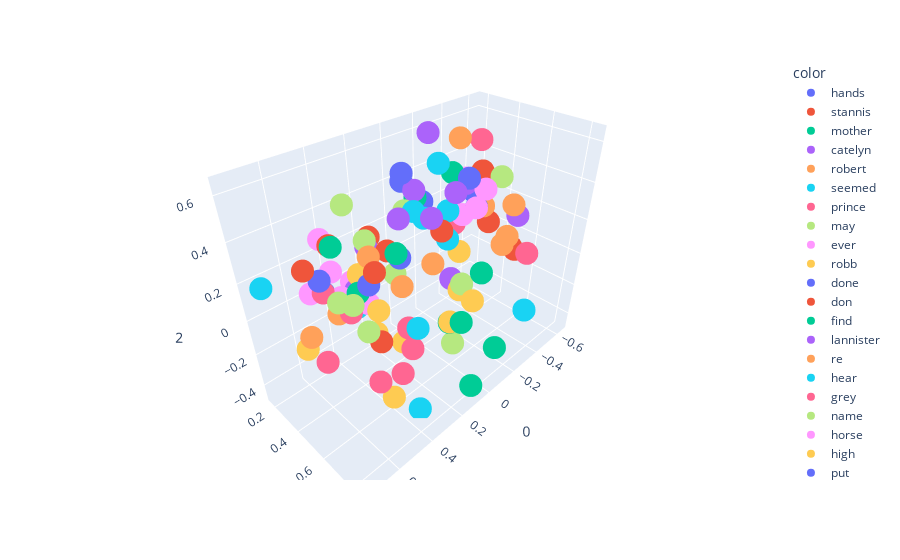

Notebook code for this chart:
### Code cell
import plotly.express as px
fig = px.scatter_3d(X[200:300],x=0,y=1,z=2, color=y[200:300])
fig.show()

### Figure 1 — Plotly figure (JSON) as saved in the notebook; plotly's stock layout.template omitted (floating-point values rounded to 4 significant figures)
{"data": [{"hovertemplate": "color=hands<br>0=%{x}<br>1=%{y}<br>2=%{z}<extra></extra>", "legendgroup": "hands", "marker": {"color": "#636efa", "symbol": "circle"}, "mode": "markers", "name": "hands", "scene": "scene", "showlegend": true, "type": "scatter3d", "x": [-0.2733], "y": [0.4435], "z": [0.4173]}, {"hovertemplate": "color=stannis<br>0=%{x}<br>1=%{y}<br>2=%{z}<extra></extra>", "legendgroup": "stannis", "marker": {"color": "#EF553B", "symbol": "circle"}, "mode": "markers", "name": "stannis", "scene": "scene", "showlegend": true, "type": "scatter3d", "x": [0.4224], "y": [0.5807], "z": [-0.07534]}, {"hovertemplate": "color=mother<br>0=%{x}<br>1=%{y}<br>2=%{z}<extra></extra>", "legendgroup": "mother", "marker": {"color": "#00cc96", "symbol": "circle"}, "mode": "markers", "name": "mother", "scene": "scene", "showlegend": true, "type": "scatter3d", "x": [0.4571], "y": [0.4924], "z": [0.161]}, {"hovertemplate": "color=catelyn<br>0=%{x}<br>1=%{y}<br>2=%{z}<extra></extra>", "legendgroup": "catelyn", "marker": {"color": "#ab63fa", "symbol": "circle"}, "mode": "markers", "name": "catelyn", "scene": "scene", "showlegend": true, "type": "scatter3d", "x": [0.2612], "y": [0.3074], "z": [0.214]}, {"hovertemplate": "color=robert<br>0=%{x}<br>1=%{y}<br>2=%{z}<extra></extra>", "legendgroup": "robert", "marker": {"color": "#FFA15A", "symbol": "circle"}, "mode": "markers", "name": "robert", "scene": "scene", "showlegend": true, "type": "scatter3d", "x": [0.5338], "y": [0.4498], "z": [0.06985]}, {"hovertemplate": "color=seemed<br>0=%{x}<br>1=%{y}<br>2=%{z}<extra></extra>", "legendgroup": "seemed", "marker": {"color": "#19d3f3", "symbol": "circle"}, "mode": "markers", "name": "seemed", "scene": "scene", "showlegend": true, "type": "scatter3d", "x": [0.02824], "y": [0.4413], "z": [0.3215]}, {"hovertemplate": "color=prince<br>0=%{x}<br>1=%{y}<br>2=%{z}<extra></extra>", "legendgroup": "prince", "marker": {"color": "#FF6692", "symbol": "circle"}, "mode": "markers", "name": "prince", "scene": "scene", "showlegend": true, "type": "scatter3d", "x": [0.5557], "y": [0.386], "z": [0.1576]}, {"hovertemplate": "color=may<br>0=%{x}<br>1=%{y}<br>2=%{z}<extra></extra>", "legendgroup": "may", "marker": {"color": "#B6E880", "symbol": "circle"}, "mode": "markers", "name": "may", "scene": "scene", "showlegend": true, "type": "scatter3d", "x": [0.5388], "y": [0.4658], "z": [0.1408]}, {"hovertemplate": "color=ever<br>0=%{x}<br>1=%{y}<br>2=%{z}<extra></extra>", "legendgroup": "ever", "marker": {"color": "#FF97FF", "symbol": "circle"}, "mode": "markers", "name": "ever", "scene": "scene", "showlegend": true, "type": "scatter3d", "x": [0.4217], "y": [0.5088], "z": [0.09533]}, {"hovertemplate": "color=robb<br>0=%{x}<br>1=%{y}<br>2=%{z}<extra></extra>", "legendgroup": "robb", "marker": {"color": "#FECB52", "symbol": "circle"}, "mode": "markers", "name": "robb", "scene": "scene", "showlegend": true, "type": "scatter3d", "x": [0.4091], "y": [0.4394], "z": [0.204]}, {"hovertemplate": "color=done<br>0=%{x}<br>1=%{y}<br>2=%{z}<extra></extra>", "legendgroup": "done", "marker": {"color": "#636efa", "symbol": "circle"}, "mode": "markers", "name": "done", "scene": "scene", "showlegend": true, "type": "scatter3d", "x": [0.4781], "y": [0.5978], "z": [0.2699]}, {"hovertemplate": "color=don<br>0=%{x}<br>1=%{y}<br>2=%{z}<extra></extra>", "legendgroup": "don", "marker": {"color": "#EF553B", "symbol": "circle"}, "mode": "markers", "name": "don", "scene": "scene", "showlegend": true, "type": "scatter3d", "x": [0.4858], "y": [0.3576], "z": [0.3445]}, {"hovertemplate": "color=find<br>0=%{x}<br>1=%{y}<br>2=%{z}<extra></extra>", "legendgroup": "find", "marker": {"color": "#00cc96", "symbol": "circle"}, "mode": "markers", "name": "find", "scene": "scene", "showlegend": true, "type": "scatter3d", "x": [0.3755], "y": [0.6471], "z": [0.3899]}, {"hovertemplate": "color=lannister<br>0=%{x}<br>1=%{y}<br>2=%{z}<extra></extra>", "legendgroup": "lannister", "marker": {"color": "#ab63fa", "symbol": "circle"}, "mode": "markers", "name": "lannister", "scene": "scene", "showlegend": true, "type": "scatter3d", "x": [0.401], "y": [0.3982], "z": [0.09512]}, {"hovertemplate": "color=re<br>0=%{x}<br>1=%{y}<br>2=%{z}<extra></extra>", "legendgroup": "re", "marker": {"color": "#FFA15A", "symbol": "circle"}, "mode": "markers", "name": "re", "scene": "scene", "showlegend": true, "type": "scatter3d", "x": [0.3639], "y": [0.457], "z": [0.2791]}, {"hovertemplate": "color=hear<br>0=%{x}<br>1=%{y}<br>2=%{z}<extra></extra>", "legendgroup": "hear", "marker": {"color": "#19d3f3", "symbol": "circle"}, "mode": "markers", "name": "hear", "scene": "scene", "showlegend": true, "type": "scatter3d", "x": [0.1666], "y": [0.5233], "z": [0.4406]}, {"hovertemplate": "color=grey<br>0=%{x}<br>1=%{y}<br>2=%{z}<extra></extra>", "legendgroup": "grey", "marker": {"color": "#FF6692", "symbol": "circle"}, "mode": "markers", "name": "grey", "scene": "scene", "showlegend": true, "type": "scatter3d", "x": [-0.4373], "y": [0.2094], "z": [0.01008]}, {"hovertemplate": "color=name<br>0=%{x}<br>1=%{y}<br>2=%{z}<extra></extra>", "legendgroup": "name", "marker": {"color": "#B6E880", "symbol": "circle"}, "mode": "markers", "name": "name", "scene": "scene", "showlegend": true, "type": "scatter3d", "x": [0.5616], "y": [0.6003], "z": [0.2187]}, {"hovertemplate": "color=horse<br>0=%{x}<br>1=%{y}<br>2=%{z}<extra></extra>", "legendgroup": "horse", "marker": {"color": "#FF97FF", "symbol": "circle"}, "mode": "markers", "name": "horse", "scene": "scene", "showlegend": true, "type": "scatter3d", "x": [-0.3311], "y": [0.5003], "z": [0.3604]}, {"hovertemplate": "color=high<br>0=%{x}<br>1=%{y}<br>2=%{z}<extra></extra>", "legendgroup": "high", "marker": {"color": "#FECB52", "symbol": "circle"}, "mode": "markers", "name": "high", "scene": "scene", "showlegend": true, "type": "scatter3d", "x": [-0.2118], "y": [0.4617], "z": [-0.2008]}, {"hovertemplate": "color=put<br>0=%{x}<br>1=%{y}<br>2=%{z}<extra></extra>", "legendgroup": "put", "marker": {"color": "#636efa", "symbol": "circle"}, "mode": "markers", "name": "put", "scene": "scene", "showlegend": true, "type": "scatter3d", "x": [0.2132], "y": [0.5083], "z": [0.6193]}, {"hovertemplate": "color=stone<br>0=%{x}<br>1=%{y}<br>2=%{z}<extra></extra>", "legendgroup": "stone", "marker": {"color": "#EF553B", "symbol": "circle"}, "mode": "markers", "name": "stone", "scene": "scene", "showlegend": true, "type": "scatter3d", "x": [-0.6405], "y": [0.4927], "z": [-0.1265]}, {"hovertemplate": "color=wine<br>0=%{x}<br>1=%{y}<br>2=%{z}<extra></extra>", "legendgroup": "wine", "marker": {"color": "#00cc96", "symbol": "circle"}, "mode": "markers", "name": "wine", "scene": "scene", "showlegend": true, "type": "scatter3d", "x": [-0.06148], "y": [0.2918], "z": [0.3381]}, {"hovertemplate": "color=hard<br>0=%{x}<br>1=%{y}<br>2=%{z}<extra></extra>", "legendgroup": "hard", "marker": {"color": "#ab63fa", "symbol": "circle"}, "mode": "markers", "name": "hard", "scene": "scene", "showlegend": true, "type": "scatter3d", "x": [-0.3289], "y": [0.3797], "z": [0.3503]}, {"hovertemplate": "color=water<br>0=%{x}<br>1=%{y}<br>2=%{z}<extra></extra>", "legendgroup": "water", "marker": {"color": "#FFA15A", "symbol": "circle"}, "mode": "markers", "name": "water", "scene": "scene", "showlegend": true, "type": "scatter3d", "x": [-0.5435], "y": [0.5241], "z": [0.2052]}, {"hovertemplate": "color=upon<br>0=%{x}<br>1=%{y}<br>2=%{z}<extra></extra>", "legendgroup": "upon", "marker": {"color": "#19d3f3", "symbol": "circle"}, "mode": "markers", "name": "upon", "scene": "scene", "showlegend": true, "type": "scatter3d", "x": [-0.1301], "y": [0.4443], "z": [0.144]}, {"hovertemplate": "color=fire<br>0=%{x}<br>1=%{y}<br>2=%{z}<extra></extra>", "legendgroup": "fire", "marker": {"color": "#FF6692", "symbol": "circle"}, "mode": "markers", "name": "fire", "scene": "scene", "showlegend": true, "type": "scatter3d", "x": [-0.4699], "y": [0.684], "z": [0.01465]}, {"hovertemplate": "color=iron<br>0=%{x}<br>1=%{y}<br>2=%{z}<extra></extra>", "legendgroup": "iron", "marker": {"color": "#B6E880", "symbol": "circle"}, "mode": "markers", "name": "iron", "scene": "scene", "showlegend": true, "type": "scatter3d", "x": [-0.2019], "y": [0.4854], "z": [-0.1442]}, {"hovertemplate": "color=until<br>0=%{x}<br>1=%{y}<br>2=%{z}<extra></extra>", "legendgroup": "until", "marker": {"color": "#FF97FF", "symbol": "circle"}, "mode": "markers", "name": "until", "scene": "scene", "showlegend": true, "type": "scatter3d", "x": [-0.1263], "y": [0.615], "z": [0.3809]}, {"hovertemplate": "color=these<br>0=%{x}<br>1=%{y}<br>2=%{z}<extra></extra>", "legendgroup": "these", "marker": {"color": "#FECB52", "symbol": "circle"}, "mode": "markers", "name": "these", "scene": "scene", "showlegend": true, "type": "scatter3d", "x": [0.4204], "y": [0.6424], "z": [-0.3814]}, {"hovertemplate": "color=voice<br>0=%{x}<br>1=%{y}<br>2=%{z}<extra></extra>", "legendgroup": "voice", "marker": {"color": "#636efa", "symbol": "circle"}, "mode": "markers", "name": "voice", "scene": "scene", "showlegend": true, "type": "scatter3d", "x": [0.007279], "y": [0.2731], "z": [0.4379]}, {"hovertemplate": "color=gone<br>0=%{x}<br>1=%{y}<br>2=%{z}<extra></extra>", "legendgroup": "gone", "marker": {"color": "#EF553B", "symbol": "circle"}, "mode": "markers", "name": "gone", "scene": "scene", "showlegend": true, "type": "scatter3d", "x": [0.02932], "y": [0.5552], "z": [0.3033]}, {"hovertemplate": "color=give<br>0=%{x}<br>1=%{y}<br>2=%{z}<extra></extra>", "legendgroup": "give", "marker": {"color": "#00cc96", "symbol": "circle"}, "mode": "markers", "name": "give", "scene": "scene", "showlegend": true, "type": "scatter3d", "x": [0.5607], "y": [0.4932], "z": [0.4323]}, {"hovertemplate": "color=sam<br>0=%{x}<br>1=%{y}<br>2=%{z}<extra></extra>", "legendgroup": "sam", "marker": {"color": "#ab63fa", "symbol": "circle"}, "mode": "markers", "name": "sam", "scene": "scene", "showlegend": true, "type": "scatter3d", "x": [-0.0102], "y": [0.3393], "z": [0.4099]}, {"hovertemplate": "color=seen<br>0=%{x}<br>1=%{y}<br>2=%{z}<extra></extra>", "legendgroup": "seen", "marker": {"color": "#FFA15A", "symbol": "circle"}, "mode": "markers", "name": "seen", "scene": "scene", "showlegend": true, "type": "scatter3d", "x": [0.1305], "y": [0.6012], "z": [0.2015]}, {"hovertemplate": "color=better<br>0=%{x}<br>1=%{y}<br>2=%{z}<extra></extra>", "legendgroup": "better", "marker": {"color": "#19d3f3", "symbol": "circle"}, "mode": "markers", "name": "better", "scene": "scene", "showlegend": true, "type": "scatter3d", "x": [0.4609], "y": [0.4826], "z": [0.0814]}, {"hovertemplate": "color=shall<br>0=%{x}<br>1=%{y}<br>2=%{z}<extra></extra>", "legendgroup": "shall", "marker": {"color": "#FF6692", "symbol": "circle"}, "mode": "markers", "name": "shall", "scene": "scene", "showlegend": true, "type": "scatter3d", "x": [0.5178], "y": [0.5176], "z": [0.1066]}, {"hovertemplate": "color=ned<br>0=%{x}<br>1=%{y}<br>2=%{z}<extra></extra>", "legendgroup": "ned", "marker": {"color": "#B6E880", "symbol": "circle"}, "mode": "markers", "name": "ned", "scene": "scene", "showlegend": true, "type": "scatter3d", "x": [0.3004], "y": [0.353], "z": [0.2839]}, {"hovertemplate": "color=always<br>0=%{x}<br>1=%{y}<br>2=%{z}<extra></extra>", "legendgroup": "always", "marker": {"color": "#FF97FF", "symbol": "circle"}, "mode": "markers", "name": "always", "scene": "scene", "showlegend": true, "type": "scatter3d", "x": [0.4957], "y": [0.4213], "z": [0.1201]}, {"hovertemplate": "color=years<br>0=%{x}<br>1=%{y}<br>2=%{z}<extra></extra>", "legendgroup": "years", "marker": {"color": "#FECB52", "symbol": "circle"}, "mode": "markers", "name": "years", "scene": "scene", "showlegend": true, "type": "scatter3d", "x": [0.3054], "y": [0.5914], "z": [-0.1468]}, {"hovertemplate": "color=between<br>0=%{x}<br>1=%{y}<br>2=%{z}<extra></extra>", "legendgroup": "between", "marker": {"color": "#636efa", "symbol": "circle"}, "mode": "markers", "name": "between", "scene": "scene", "showlegend": true, "type": "scatter3d", "x": [-0.4168], "y": [0.3574], "z": [0.2672]}, {"hovertemplate": "color=dark<br>0=%{x}<br>1=%{y}<br>2=%{z}<extra></extra>", "legendgroup": "dark", "marker": {"color": "#EF553B", "symbol": "circle"}, "mode": "markers", "name": "dark", "scene": "scene", "showlegend": true, "type": "scatter3d", "x": [-0.5204], "y": [0.3855], "z": [0.05881]}, {"hovertemplate": "color=place<br>0=%{x}<br>1=%{y}<br>2=%{z}<extra></extra>", "legendgroup": "place", "marker": {"color": "#00cc96", "symbol": "circle"}, "mode": "markers", "name": "place", "scene": "scene", "showlegend": true, "type": "scatter3d", "x": [0.1773], "y": [0.8159], "z": [0.02931]}, {"hovertemplate": "color=small<br>0=%{x}<br>1=%{y}<br>2=%{z}<extra></extra>", "legendgroup": "small", "marker": {"color": "#ab63fa", "symbol": "circle"}, "mode": "markers", "name": "small", "scene": "scene", "showlegend": true, "type": "scatter3d", "x": [-0.2412], "y": [0.3733], "z": [-0.1872]}, {"hovertemplate": "color=cold<br>0=%{x}<br>1=%{y}<br>2=%{z}<extra></extra>", "legendgroup": "cold", "marker": {"color": "#FFA15A", "symbol": "circle"}, "mode": "markers", "name": "cold", "scene": "scene", "showlegend": true, "type": "scatter3d", "x": [-0.3553], "y": [0.4736], "z": [0.2514]}, {"hovertemplate": "color=winterfell<br>0=%{x}<br>1=%{y}<br>2=%{z}<extra></extra>", "legendgroup": "winterfell", "marker": {"color": "#19d3f3", "symbol": "circle"}, "mode": "markers", "name": "winterfell", "scene": "scene", "showlegend": true, "type": "scatter3d", "x": [0.3101], "y": [0.6917], "z": [0.001419]}, {"hovertemplate": "color=most<br>0=%{x}<br>1=%{y}<br>2=%{z}<extra></extra>", "legendgroup": "most", "marker": {"color": "#FF6692", "symbol": "circle"}, "mode": "markers", "name": "most", "scene": "scene", "showlegend": true, "type": "scatter3d", "x": [0.4378], "y": [0.5732], "z": [-0.3207]}, {"hovertemplate": "color=hundred<br>0=%{x}<br>1=%{y}<br>2=%{z}<extra></extra>", "legendgroup": "hundred", "marker": {"color": "#B6E880", "symbol": "circle"}, "mode": "markers", "name": "hundred", "scene": "scene", "showlegend": true, "type": "scatter3d", "x": [-0.02834], "y": [0.5908], "z": [-0.3767]}, {"hovertemplate": "color=stood<br>0=%{x}<br>1=%{y}<br>2=%{z}<extra></extra>", "legendgroup": "stood", "marker": {"color": "#FF97FF", "symbol": "circle"}, "mode": "markers", "name": "stood", "scene": "scene", "showlegend": true, "type": "scatter3d", "x": [-0.2905], "y": [0.3941], "z": [0.1965]}, {"hovertemplate": "color=end<br>0=%{x}<br>1=%{y}<br>2=%{z}<extra></extra>", "legendgroup": "end", "marker": {"color": "#FECB52", "symbol": "circle"}, "mode": "markers", "name": "end", "scene": "scene", "showlegend": true, "type": "scatter3d", "x": [0.07107], "y": [0.7836], "z": [0.06707]}, {"hovertemplate": "color=sister<br>0=%{x}<br>1=%{y}<br>2=%{z}<extra></extra>", "legendgroup": "sister", "marker": {"color": "#636efa", "symbol": "circle"}, "mode": "markers", "name": "sister", "scene": "scene", "showlegend": true, "type": "scatter3d", "x": [0.5866], "y": [0.4217], "z": [0.2533]}, {"hovertemplate": "color=words<br>0=%{x}<br>1=%{y}<br>2=%{z}<extra></extra>", "legendgroup": "words", "marker": {"color": "#EF553B", "symbol": "circle"}, "mode": "markers", "name": "words", "scene": "scene", "showlegend": true, "type": "scatter3d", "x": [0.2814], "y": [0.4792], "z": [0.2811]}, {"hovertemplate": "color=sea<br>0=%{x}<br>1=%{y}<br>2=%{z}<extra></extra>", "legendgroup": "sea", "marker": {"color": "#00cc96", "symbol": "circle"}, "mode": "markers", "name": "sea", "scene": "scene", "showlegend": true, "type": "scatter3d", "x": [-0.1015], "y": [0.8021], "z": [-0.3152]}, {"hovertemplate": "color=right<br>0=%{x}<br>1=%{y}<br>2=%{z}<extra></extra>", "legendgroup": "right", "marker": {"color": "#ab63fa", "symbol": "circle"}, "mode": "markers", "name": "right", "scene": "scene", "showlegend": true, "type": "scatter3d", "x": [-0.08215], "y": [0.5311], "z": [0.4411]}, {"hovertemplate": "color=nothing<br>0=%{x}<br>1=%{y}<br>2=%{z}<extra></extra>", "legendgroup": "nothing", "marker": {"color": "#FFA15A", "symbol": "circle"}, "mode": "markers", "name": "nothing", "scene": "scene", "showlegend": true, "type": "scatter3d", "x": [0.2498], "y": [0.5309], "z": [0.1046]}, {"hovertemplate": "color=walls<br>0=%{x}<br>1=%{y}<br>2=%{z}<extra></extra>", "legendgroup": "walls", "marker": {"color": "#19d3f3", "symbol": "circle"}, "mode": "markers", "name": "walls", "scene": "scene", "showlegend": true, "type": "scatter3d", "x": [-0.4296], "y": [0.7387], "z": [-0.3057]}, {"hovertemplate": "color=fingers<br>0=%{x}<br>1=%{y}<br>2=%{z}<extra></extra>", "legendgroup": "fingers", "marker": {"color": "#FF6692", "symbol": "circle"}, "mode": "markers", "name": "fingers", "scene": "scene", "showlegend": true, "type": "scatter3d", "x": [-0.4642], "y": [0.3497], "z": [0.5291]}, {"hovertemplate": "color=same<br>0=%{x}<br>1=%{y}<br>2=%{z}<extra></extra>", "legendgroup": "same", "marker": {"color": "#B6E880", "symbol": "circle"}, "mode": "markers", "name": "same", "scene": "scene", "showlegend": true, "type": "scatter3d", "x": [0.2475], "y": [0.4843], "z": [0.1485]}, {"hovertemplate": "color=cloak<br>0=%{x}<br>1=%{y}<br>2=%{z}<extra></extra>", "legendgroup": "cloak", "marker": {"color": "#FF97FF", "symbol": "circle"}, "mode": "markers", "name": "cloak", "scene": "scene", "showlegend": true, "type": "scatter3d", "x": [-0.4031], "y": [0.3143], "z": [0.3333]}, {"hovertemplate": "color=house<br>0=%{x}<br>1=%{y}<br>2=%{z}<extra></extra>", "legendgroup": "house", "marker": {"color": "#FECB52", "symbol": "circle"}, "mode": "markers", "name": "house", "scene": "scene", "showlegend": true, "type": "scatter3d", "x": [0.3128], "y": [0.4079], "z": [-0.2061]}, {"hovertemplate": "color=young<br>0=%{x}<br>1=%{y}<br>2=%{z}<extra></extra>", "legendgroup": "young", "marker": {"color": "#636efa", "symbol": "circle"}, "mode": "markers", "name": "young", "scene": "scene", "showlegend": true, "type": "scatter3d", "x": [0.4693], "y": [0.2419], "z": [0.03174]}, {"hovertemplate": "color=does<br>0=%{x}<br>1=%{y}<br>2=%{z}<extra></extra>", "legendgroup": "does", "marker": {"color": "#EF553B", "symbol": "circle"}, "mode": "markers", "name": "does", "scene": "scene", "showlegend": true, "type": "scatter3d", "x": [0.6252], "y": [0.3756], "z": [0.2982]}, {"hovertemplate": "color=beside<br>0=%{x}<br>1=%{y}<br>2=%{z}<extra></extra>", "legendgroup": "beside", "marker": {"color": "#00cc96", "symbol": "circle"}, "mode": "markers", "name": "beside", "scene": "scene", "showlegend": true, "type": "scatter3d", "x": [-0.2604], "y": [0.3464], "z": [0.4189]}, {"hovertemplate": "color=get<br>0=%{x}<br>1=%{y}<br>2=%{z}<extra></extra>", "legendgroup": "get", "marker": {"color": "#ab63fa", "symbol": "circle"}, "mode": "markers", "name": "get", "scene": "scene", "showlegend": true, "type": "scatter3d", "x": [0.1958], "y": [0.6566], "z": [0.4736]}, {"hovertemplate": "color=mouth<br>0=%{x}<br>1=%{y}<br>2=%{z}<extra></extra>", "legendgroup": "mouth", "marker": {"color": "#FFA15A", "symbol": "circle"}, "mode": "markers", "name": "mouth", "scene": "scene", "showlegend": true, "type": "scatter3d", "x": [-0.3173], "y": [0.3379], "z": [0.5735]}, {"hovertemplate": "color=seven<br>0=%{x}<br>1=%{y}<br>2=%{z}<extra></extra>", "legendgroup": "seven", "marker": {"color": "#19d3f3", "symbol": "circle"}, "mode": "markers", "name": "seven", "scene": "scene", "showlegend": true, "type": "scatter3d", "x": [0.3314], "y": [0.7206], "z": [-0.472]}, {"hovertemplate": "color=watch<br>0=%{x}<br>1=%{y}<br>2=%{z}<extra></extra>", "legendgroup": "watch", "marker": {"color": "#FF6692", "symbol": "circle"}, "mode": "markers", "name": "watch", "scene": "scene", "showlegend": true, "type": "scatter3d", "x": [0.3125], "y": [0.6352], "z": [-0.03038]}, {"hovertemplate": "color=door<br>0=%{x}<br>1=%{y}<br>2=%{z}<extra></extra>", "legendgroup": "door", "marker": {"color": "#B6E880", "symbol": "circle"}, "mode": "markers", "name": "door", "scene": "scene", "showlegend": true, "type": "scatter3d", "x": [-0.4233], "y": [0.5207], "z": [0.4011]}, {"hovertemplate": "color=joffrey<br>0=%{x}<br>1=%{y}<br>2=%{z}<extra></extra>", "legendgroup": "joffrey", "marker": {"color": "#FF97FF", "symbol": "circle"}, "mode": "markers", "name": "joffrey", "scene": "scene", "showlegend": true, "type": "scatter3d", "x": [0.5076], "y": [0.3855], "z": [0.239]}, {"hovertemplate": "color=green<br>0=%{x}<br>1=%{y}<br>2=%{z}<extra></extra>", "legendgroup": "green", "marker": {"color": "#FECB52", "symbol": "circle"}, "mode": "markers", "name": "green", "scene": "scene", "showlegend": true, "type": "scatter3d", "x": [-0.4363], "y": [0.2559], "z": [-0.1561]}, {"hovertemplate": "color=big<br>0=%{x}<br>1=%{y}<br>2=%{z}<extra></extra>", "legendgroup": "big", "marker": {"color": "#636efa", "symbol": "circle"}, "mode": "markers", "name": "big", "scene": "scene", "showlegend": true, "type": "scatter3d", "x": [-0.2331], "y": [0.161], "z": [0.2051]}, {"hovertemplate": "color=under<br>0=%{x}<br>1=%{y}<br>2=%{z}<extra></extra>", "legendgroup": "under", "marker": {"color": "#EF553B", "symbol": "circle"}, "mode": "markers", "name": "under", "scene": "scene", "showlegend": true, "type": "scatter3d", "x": [-0.5523], "y": [0.2994], "z": [0.3199]}, {"hovertemplate": "color=few<br>0=%{x}<br>1=%{y}<br>2=%{z}<extra></extra>", "legendgroup": "few", "marker": {"color": "#00cc96", "symbol": "circle"}, "mode": "markers", "name": "few", "scene": "scene", "showlegend": true, "type": "scatter3d", "x": [0.002979], "y": [0.5915], "z": [-0.2167]}, {"hovertemplate": "color=sent<br>0=%{x}<br>1=%{y}<br>2=%{z}<extra></extra>", "legendgroup": "sent", "marker": {"color": "#ab63fa", "symbol": "circle"}, "mode": "markers", "name": "sent", "scene": "scene", "showlegend": true, "type": "scatter3d", "x": [0.2545], "y": [0.5286], "z": [0.4433]}, {"hovertemplate": "color=perhaps<br>0=%{x}<br>1=%{y}<br>2=%{z}<extra></extra>", "legendgroup": "perhaps", "marker": {"color": "#FFA15A", "symbol": "circle"}, "mode": "markers", "name": "perhaps", "scene": "scene", "showlegend": true, "type": "scatter3d", "x": [0.7135], "y": [0.5228], "z": [0.1032]}, {"hovertemplate": "color=almost<br>0=%{x}<br>1=%{y}<br>2=%{z}<extra></extra>", "legendgroup": "almost", "marker": {"color": "#19d3f3", "symbol": "circle"}, "mode": "markers", "name": "almost", "scene": "scene", "showlegend": true, "type": "scatter3d", "x": [-0.1878], "y": [0.3206], "z": [0.4806]}, {"hovertemplate": "color=such<br>0=%{x}<br>1=%{y}<br>2=%{z}<extra></extra>", "legendgroup": "such", "marker": {"color": "#FF6692", "symbol": "circle"}, "mode": "markers", "name": "such", "scene": "scene", "showlegend": true, "type": "scatter3d", "x": [0.6289], "y": [0.4652], "z": [-0.1337]}, {"hovertemplate": "color=wanted<br>0=%{x}<br>1=%{y}<br>2=%{z}<extra></extra>", "legendgroup": "wanted", "marker": {"color": "#B6E880", "symbol": "circle"}, "mode": "markers", "name": "wanted", "scene": "scene", "showlegend": true, "type": "scatter3d", "x": [0.4742], "y": [0.4681], "z": [0.5653]}, {"hovertemplate": "color=daughter<br>0=%{x}<br>1=%{y}<br>2=%{z}<extra></extra>", "legendgroup": "daughter", "marker": {"color": "#FF97FF", "symbol": "circle"}, "mode": "markers", "name": "daughter", "scene": "scene", "showlegend": true, "type": "scatter3d", "x": [0.5456], "y": [0.2594], "z": [0.07754]}, {"hovertemplate": "color=true<br>0=%{x}<br>1=%{y}<br>2=%{z}<extra></extra>", "legendgroup": "true", "marker": {"color": "#FECB52", "symbol": "circle"}, "mode": "markers", "name": "true", "scene": "scene", "showlegend": true, "type": "scatter3d", "x": [0.7144], "y": [0.4771], "z": [0.009405]}, {"hovertemplate": "color=while<br>0=%{x}<br>1=%{y}<br>2=%{z}<extra></extra>", "legendgroup": "while", "marker": {"color": "#636efa", "symbol": "circle"}, "mode": "markers", "name": "while", "scene": "scene", "showlegend": true, "type": "scatter3d", "x": [-0.3223], "y": [0.4569], "z": [0.2497]}, {"hovertemplate": "color=leave<br>0=%{x}<br>1=%{y}<br>2=%{z}<extra></extra>", "legendgroup": "leave", "marker": {"color": "#EF553B", "symbol": "circle"}, "mode": "markers", "name": "leave", "scene": "scene", "showlegend": true, "type": "scatter3d", "x": [0.4908], "y": [0.656], "z": [0.3648]}, {"hovertemplate": "color=city<br>0=%{x}<br>1=%{y}<br>2=%{z}<extra></extra>", "legendgroup": "city", "marker": {"color": "#00cc96", "symbol": "circle"}, "mode": "markers", "name": "city", "scene": "scene", "showlegend": true, "type": "scatter3d", "x": [0.1243], "y": [0.8486], "z": [-0.3741]}, {"hovertemplate": "color=wind<br>0=%{x}<br>1=%{y}<br>2=%{z}<extra></extra>", "legendgroup": "wind", "marker": {"color": "#ab63fa", "symbol": "circle"}, "mode": "markers", "name": "wind", "scene": "scene", "showlegend": true, "type": "scatter3d", "x": [-0.587], "y": [0.5261], "z": [0.1268]}, {"hovertemplate": "color=light<br>0=%{x}<br>1=%{y}<br>2=%{z}<extra></extra>", "legendgroup": "light", "marker": {"color": "#FFA15A", "symbol": "circle"}, "mode": "markers", "name": "light", "scene": "scene", "showlegend": true, "type": "scatter3d", "x": [-0.3851], "y": [0.5864], "z": [0.06228]}, {"hovertemplate": "color=arms<br>0=%{x}<br>1=%{y}<br>2=%{z}<extra></extra>", "legendgroup": "arms", "marker": {"color": "#19d3f3", "symbol": "circle"}, "mode": "markers", "name": "arms", "scene": "scene", "showlegend": true, "type": "scatter3d", "x": [-0.178], "y": [0.3978], "z": [0.263]}, {"hovertemplate": "color=children<br>0=%{x}<br>1=%{y}<br>2=%{z}<extra></extra>", "legendgroup": "children", "marker": {"color": "#FF6692", "symbol": "circle"}, "mode": "markers", "name": "children", "scene": "scene", "showlegend": true, "type": "scatter3d", "x": [0.3759], "y": [0.6595], "z": [-0.2471]}, {"hovertemplate": "color=herself<br>0=%{x}<br>1=%{y}<br>2=%{z}<extra></extra>", "legendgroup": "herself", "marker": {"color": "#B6E880", "symbol": "circle"}, "mode": "markers", "name": "herself", "scene": "scene", "showlegend": true, "type": "scatter3d", "x": [0.09007], "y": [0.3799], "z": [0.3592]}, {"hovertemplate": "color=sweet<br>0=%{x}<br>1=%{y}<br>2=%{z}<extra></extra>", "legendgroup": "sweet", "marker": {"color": "#FF97FF", "symbol": "circle"}, "mode": "markers", "name": "sweet", "scene": "scene", "showlegend": true, "type": "scatter3d", "x": [0.4351], "y": [0.209], "z": [0.2863]}, {"hovertemplate": "color=others<br>0=%{x}<br>1=%{y}<br>2=%{z}<extra></extra>", "legendgroup": "others", "marker": {"color": "#FECB52", "symbol": "circle"}, "mode": "markers", "name": "others", "scene": "scene", "showlegend": true, "type": "scatter3d", "x": [0.03539], "y": [0.6244], "z": [-0.1733]}, {"hovertemplate": "color=lost<br>0=%{x}<br>1=%{y}<br>2=%{z}<extra></extra>", "legendgroup": "lost", "marker": {"color": "#636efa", "symbol": "circle"}, "mode": "markers", "name": "lost", "scene": "scene", "showlegend": true, "type": "scatter3d", "x": [0.2456], "y": [0.5179], "z": [0.2467]}, {"hovertemplate": "color=theon<br>0=%{x}<br>1=%{y}<br>2=%{z}<extra></extra>", "legendgroup": "theon", "marker": {"color": "#EF553B", "symbol": "circle"}, "mode": "markers", "name": "theon", "scene": "scene", "showlegend": true, "type": "scatter3d", "x": [0.2352], "y": [0.2964], "z": [0.2497]}, {"hovertemplate": "color=each<br>0=%{x}<br>1=%{y}<br>2=%{z}<extra></extra>", "legendgroup": "each", "marker": {"color": "#00cc96", "symbol": "circle"}, "mode": "markers", "name": "each", "scene": "scene", "showlegend": true, "type": "scatter3d", "x": [-0.2437], "y": [0.5777], "z": [-0.04821]}, {"hovertemplate": "color=felt<br>0=%{x}<br>1=%{y}<br>2=%{z}<extra></extra>", "legendgroup": "felt", "marker": {"color": "#ab63fa", "symbol": "circle"}, "mode": "markers", "name": "felt", "scene": "scene", "showlegend": true, "type": "scatter3d", "x": [-0.1338], "y": [0.3075], "z": [0.6386]}, {"hovertemplate": "color=side<br>0=%{x}<br>1=%{y}<br>2=%{z}<extra></extra>", "legendgroup": "side", "marker": {"color": "#FFA15A", "symbol": "circle"}, "mode": "markers", "name": "side", "scene": "scene", "showlegend": true, "type": "scatter3d", "x": [-0.3015], "y": [0.6697], "z": [0.1828]}, {"hovertemplate": "color=yes<br>0=%{x}<br>1=%{y}<br>2=%{z}<extra></extra>", "legendgroup": "yes", "marker": {"color": "#19d3f3", "symbol": "circle"}, "mode": "markers", "name": "yes", "scene": "scene", "showlegend": true, "type": "scatter3d", "x": [0.7572], "y": [0.2629], "z": [0.2222]}, {"hovertemplate": "color=brothers<br>0=%{x}<br>1=%{y}<br>2=%{z}<extra></extra>", "legendgroup": "brothers", "marker": {"color": "#FF6692", "symbol": "circle"}, "mode": "markers", "name": "brothers", "scene": "scene", "showlegend": true, "type": "scatter3d", "x": [0.2983], "y": [0.6436], "z": [-0.1582]}, {"hovertemplate": "color=best<br>0=%{x}<br>1=%{y}<br>2=%{z}<extra></extra>", "legendgroup": "best", "marker": {"color": "#B6E880", "symbol": "circle"}, "mode": "markers", "name": "best", "scene": "scene", "showlegend": true, "type": "scatter3d", "x": [0.5296], "y": [0.6421], "z": [0.0902]}, {"hovertemplate": "color=very<br>0=%{x}<br>1=%{y}<br>2=%{z}<extra></extra>", "legendgroup": "very", "marker": {"color": "#FF97FF", "symbol": "circle"}, "mode": "markers", "name": "very", "scene": "scene", "showlegend": true, "type": "scatter3d", "x": [0.3842], "y": [0.347], "z": [0.1055]}, {"hovertemplate": "color=die<br>0=%{x}<br>1=%{y}<br>2=%{z}<extra></extra>", "legendgroup": "die", "marker": {"color": "#FECB52", "symbol": "circle"}, "mode": "markers", "name": "die", "scene": "scene", "showlegend": true, "type": "scatter3d", "x": [0.4965], "y": [0.6724], "z": [0.1964]}], "layout": {"autosize": true, "legend": {"title": {"text": "color"}, "tracegroupgap": 0}, "margin": {"t": 60}, "scene": {"aspectmode": "auto", "aspectratio": {"x": 1.368, "y": 0.6728, "z": 1.087}, "domain": {"x": [0, 1], "y": [0, 1]}, "xaxis": {"title": {"text": "0"}, "type": "linear"}, "yaxis": {"title": {"text": "1"}, "type": "linear"}, "zaxis": {"title": {"text": "2"}, "type": "linear"}}}}
